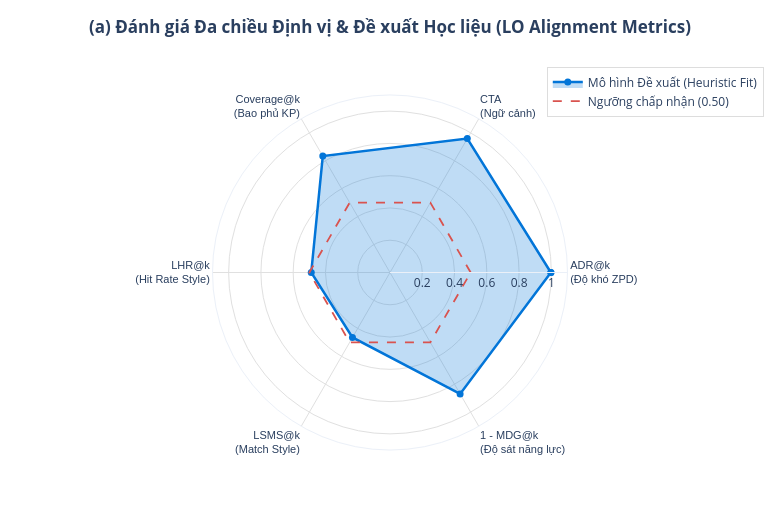

Notebook cell for this chart:
### Code cell
# %% Cell 1: Biểu đồ (a) - Radar Chart đánh giá đa chiều LO Alignment (Plotly)
import plotly.graph_objects as go

categories = [
    "ADR@k<br>(Độ khó ZPD)",
    "CTA<br>(Ngữ cảnh)",
    "Coverage@k<br>(Bao phủ KP)",
    "LHR@k<br>(Hit Rate Style)",
    "LSMS@k<br>(Match Style)",
    "1 - MDG@k<br>(Độ sát năng lực)"
]

values = [0.997, 0.958, 0.833, 0.488, 0.465, round(1.0 - 0.131, 3)]
threshold = [0.50] * len(categories)

# Khép kín đa giác trên biểu đồ cực (Polar)
categories_closed = categories + [categories[0]]
values_closed = values + [values[0]]
threshold_closed = threshold + [threshold[0]]

fig1 = go.Figure()

# Vùng hiệu năng của mô hình đề xuất
fig1.add_trace(
    go.Scatterpolar(
        r=values_closed,
        theta=categories_closed,
        fill="toself",
        fillcolor="rgba(2, 117, 216, 0.25)",
        line=dict(color="#0275d8", width=2.5),
        marker=dict(size=7, color="#0275d8"),
        name="Mô hình Đề xuất (Heuristic Fit)",
        hovertemplate="<b>%{theta}</b><br>Điểm số: %{r:.3f}<extra></extra>"
    )
)

# Đường ngưỡng chấp nhận (0.50)
fig1.add_trace(
    go.Scatterpolar(
        r=threshold_closed,
        theta=categories_closed,
        mode="lines",
        line=dict(color="#d9534f", width=1.8, dash="dash"),
        name="Ngưỡng chấp nhận (0.50)",
        hovertemplate="Ngưỡng chấp nhận: %{r:.2f}<extra></extra>"
    )
)

fig1.update_layout(
    title=dict(
        text="<b>(a) Đánh giá Đa chiều Định vị & Đề xuất Học liệu (LO Alignment Metrics)</b>",
        x=0.5,
        y=0.96
    ),
    polar=dict(
        radialaxis=dict(
            visible=True,
            range=[0, 1.1],
            tickvals=[0.2, 0.4, 0.6, 0.8, 1.0],
            gridcolor="#e0e0e0"
        ),
        angularaxis=dict(
            tickfont=dict(size=11, family="Arial"),
            gridcolor="#e0e0e0"
        ),
        bgcolor="white"
    ),
    legend=dict(
        x=0.78,
        y=1.08,
        bgcolor="rgba(255,255,255,0.9)",
        bordercolor="#ddd",
        borderwidth=1
    ),
    margin=dict(l=110, r=110, t=95, b=70),
    template="plotly_white",
    width=780,
    height=520
)

fig1.show()

### Figure 1 — Plotly figure (JSON) as saved in the notebook; plotly's stock layout.template omitted (floating-point values rounded to 4 significant figures)
{"data": [{"fill": "toself", "fillcolor": "rgba(2, 117, 216, 0.25)", "hovertemplate": "<b>%{theta}</b><br>Điểm số: %{r:.3f}<extra></extra>", "line": {"color": "#0275d8", "width": 2.5}, "marker": {"color": "#0275d8", "size": 7}, "name": "Mô hình Đề xuất (Heuristic Fit)", "r": [0.997, 0.958, 0.833, 0.488, 0.465, 0.869, 0.997], "theta": ["ADR@k<br>(Độ khó ZPD)", "CTA<br>(Ngữ cảnh)", "Coverage@k<br>(Bao phủ KP)", "LHR@k<br>(Hit Rate Style)", "LSMS@k<br>(Match Style)", "1 - MDG@k<br>(Độ sát năng lực)", "ADR@k<br>(Độ khó ZPD)"], "type": "scatterpolar"}, {"hovertemplate": "Ngưỡng chấp nhận: %{r:.2f}<extra></extra>", "line": {"color": "#d9534f", "dash": "dash", "width": 1.8}, "mode": "lines", "name": "Ngưỡng chấp nhận (0.50)", "r": [0.5, 0.5, 0.5, 0.5, 0.5, 0.5, 0.5], "theta": ["ADR@k<br>(Độ khó ZPD)", "CTA<br>(Ngữ cảnh)", "Coverage@k<br>(Bao phủ KP)", "LHR@k<br>(Hit Rate Style)", "LSMS@k<br>(Match Style)", "1 - MDG@k<br>(Độ sát năng lực)", "ADR@k<br>(Độ khó ZPD)"], "type": "scatterpolar"}], "layout": {"height": 520, "legend": {"bgcolor": "rgba(255,255,255,0.9)", "bordercolor": "#ddd", "borderwidth": 1, "x": 0.78, "y": 1.08}, "margin": {"b": 70, "l": 110, "r": 110, "t": 95}, "polar": {"angularaxis": {"gridcolor": "#e0e0e0", "tickfont": {"family": "Arial", "size": 11}}, "bgcolor": "white", "radialaxis": {"gridcolor": "#e0e0e0", "range": [0, 1.1], "tickvals": [0.2, 0.4, 0.6, 0.8, 1], "visible": true}}, "title": {"text": "<b>(a) Đánh giá Đa chiều Định vị & Đề xuất Học liệu (LO Alignment Metrics)</b>", "x": 0.5, "y": 0.96}, "width": 780}}
